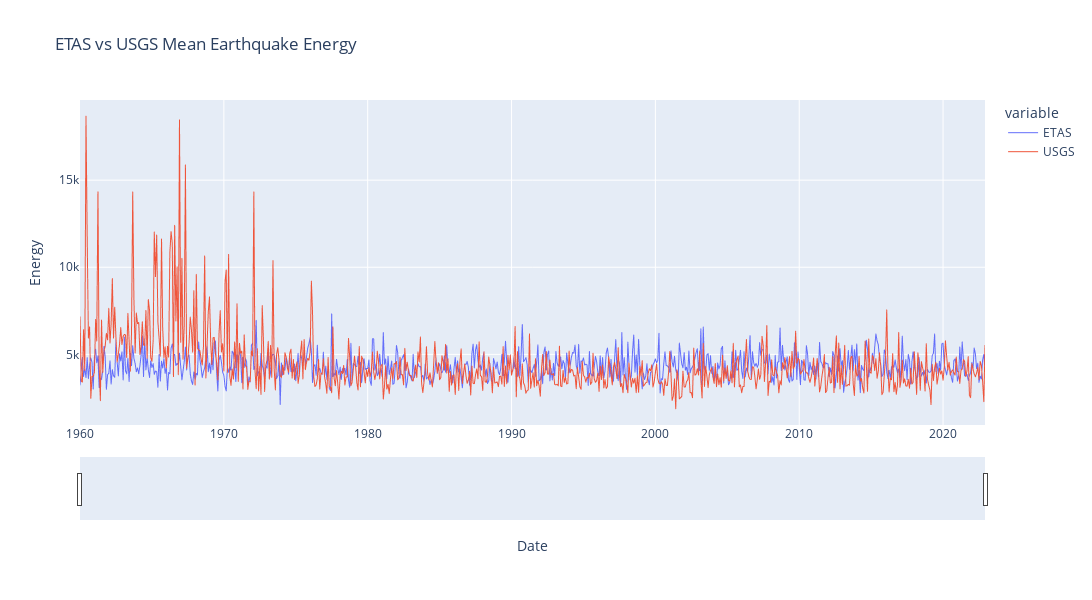

Source (notebook cell):
### Code cell
# Mean energy dataframe plot

mean_energy_df = usgs_mean_energy_df.merge(etas_mean_energy_df, on='Date')
mean_energy_df['Date'] = mean_energy_df['Date'].dt.to_timestamp()

# Create a Plotly figure
fig = px.line(mean_energy_df, x='Date', y=['ETAS', 'USGS'], labels={'value': 'Energy'}, title='ETAS vs USGS Mean Earthquake Energy')
fig.update_layout(
    width=1200,
    height=600,
)

fig.update_traces(line=dict(width=1.0))
# Add interactivity
fig.update_xaxes(rangeslider_visible=True)
fig.update_layout(dragmode='pan', hovermode='x')

# Show the interactive plot
fig.show()

### Figure 1 — Plotly figure (JSON) as saved in the notebook; plotly's stock layout.template omitted (floating-point values rounded to 4 significant figures; data arrays with more than 128 entries replaced by an {"elided": "..."} marker saying what was removed)
{"data": [{"hovertemplate": "variable=ETAS<br>Date=%{x}<br>Energy=%{y}<extra></extra>", "legendgroup": "ETAS", "line": {"color": "#636efa", "dash": "solid", "width": 1}, "marker": {"symbol": "circle"}, "mode": "lines", "name": "ETAS", "showlegend": true, "type": "scattergl", "x": {"elided": "755 str values"}, "xaxis": "x", "y": {"elided": "755 float values"}, "yaxis": "y"}, {"hovertemplate": "variable=USGS<br>Date=%{x}<br>Energy=%{y}<extra></extra>", "legendgroup": "USGS", "line": {"color": "#EF553B", "dash": "solid", "width": 1}, "marker": {"symbol": "circle"}, "mode": "lines", "name": "USGS", "showlegend": true, "type": "scattergl", "x": {"elided": "755 str values"}, "xaxis": "x", "y": {"elided": "755 float values"}, "yaxis": "y"}], "layout": {"dragmode": "pan", "height": 600, "hovermode": "x", "legend": {"title": {"text": "variable"}, "tracegroupgap": 0}, "title": {"text": "ETAS vs USGS Mean Earthquake Energy"}, "width": 1200, "xaxis": {"anchor": "y", "domain": [0, 1], "rangeslider": {"visible": true}, "title": {"text": "Date"}}, "yaxis": {"anchor": "x", "domain": [0, 1], "title": {"text": "Energy"}}}}
